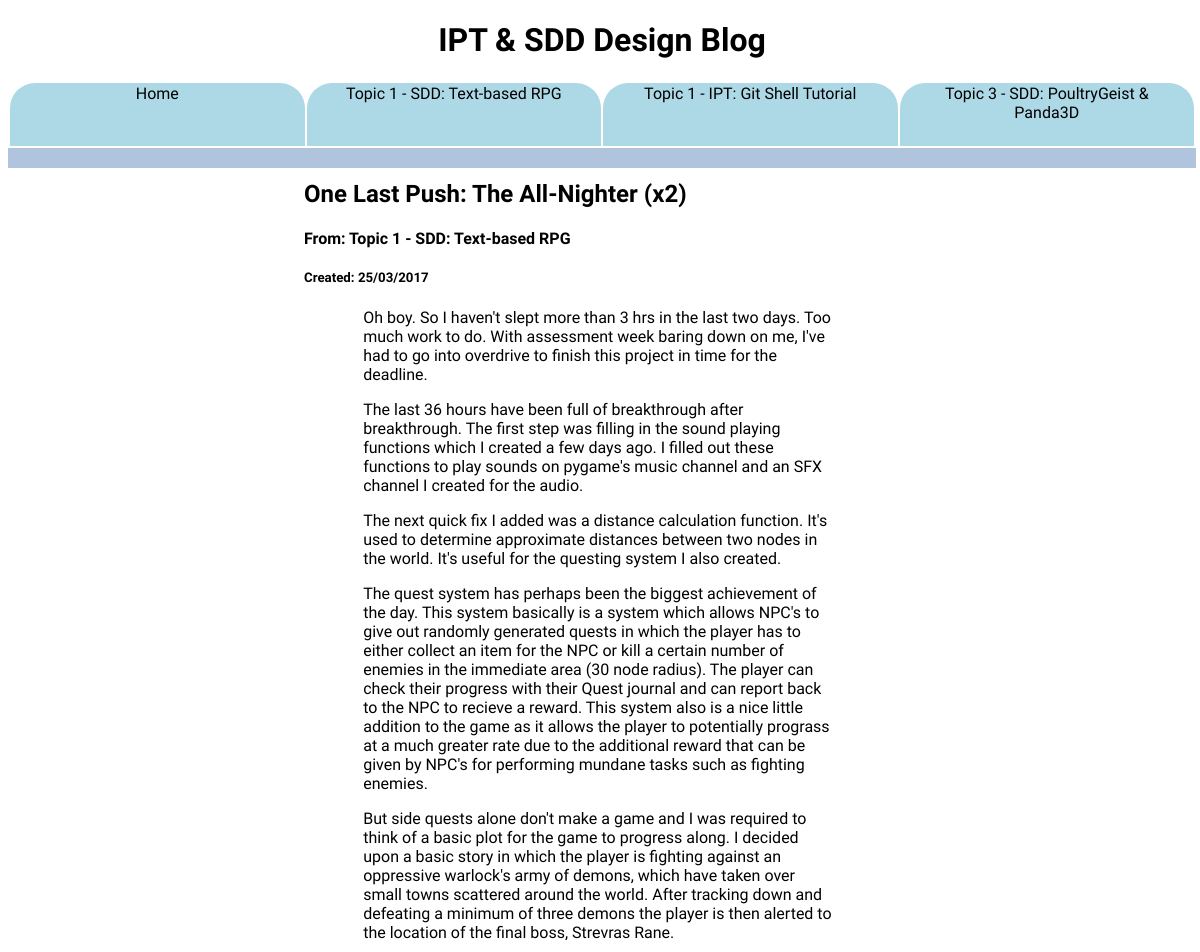
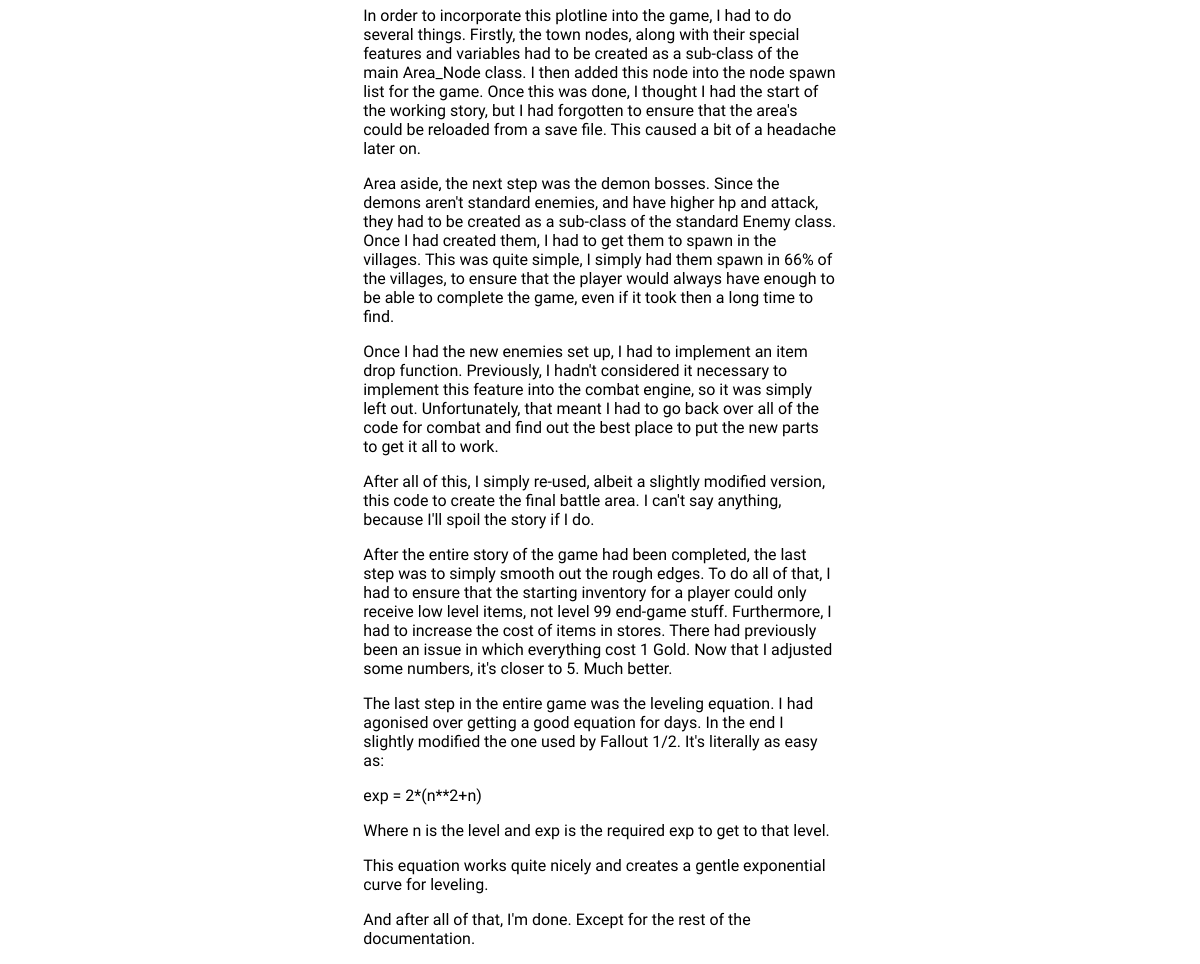
Page /post/33 on the committed database (2 pictures, top to bottom).
### tables this page shows
CREATE TABLE topics (
  	id INTEGER NOT NULL,
  	title TEXT NOT NULL,
  	subtitle TEXT NOT NULL,
    created TEXT NOT NULL,
  	PRIMARY KEY (id)
);

CREATE TABLE posts (
  	id INTEGER NOT NULL,
  	topicid INTEGER NOT NULL,
  	title TEXT NOT NULL,
    message TEXT NOT NULL,
    created TIMESTAMP NOT NULL,
    image TEXT NOT NULL,
  	PRIMARY KEY (id),
  	FOREIGN KEY (topicid) REFERENCES topics(id) ON DELETE CASCADE
);

### School_Blog/main.py (the view)
@app.route('/post/<post_id>')
def post_handler(post_id):
	post = Log.get(post_id)
	if not post:
		return render_template('404.html')
	topic = post.get_topic()
	return render_template('post_template.html', title=post.title, post=post, topic=topic, topics=Topic.get_main_page())

### School_Blog/db.py (called while the page is built)
    @staticmethod
    def get(id):
        cur.execute('''SELECT * FROM posts WHERE id = ?''', (id,))
        row = cur.fetchone()
        if row:
            id, uid, title, mess, date, image = row
            print(uid)
            return Log(eval(mess), title, image, uid, id, date)
        return None

    @staticmethod
    def get_newest(tid):
        cur.execute('''SELECT * FROM posts WHERE topicid = ? ORDER BY created DESC''', (tid,))
        row = cur.fetchone()
        if row:
            id, tid, title, message, created, image = row
            return Log(eval(message), title, image, tid, id, created)

    def get_topic(self):
        return Topic.get(self.topic)

    @staticmethod
    def get(id):
        cur.execute('''SELECT * FROM topics WHERE id = ? ORDER BY created ASC''', (id,))
        row = cur.fetchone()
        if row:
            id, title, subtitle, date = row
            return Topic(title, subtitle, date, id)
        return None

    @staticmethod
    def get_main_page():
        cur.execute('''SELECT * FROM topics ORDER BY created''')
        topics = []
        i = 0
        for row in cur:
            if i == 3:
                break
            id, title, sub, date = row
            topics.append(Topic(title, sub, date, id))
            i += 1
        for i in range(len(topics)):
            post = Log.get_newest(topics[i].id)
            topics[i].post = post
        return topics

### School_Blog/templates/post_template.html (shortened to what this page needs)
<!DOCTYPE html>
<html>
<head>
  <link rel="stylesheet" href="/static/css/main.css">
</head>
<body>
  <div class="header">
    <h1>IPT & SDD Design Blog</h1>
    <table>
      <tr>
        <td>
          <a href="/">Home</a>
        </td>
        {%for t in topics%}
        <td>
          <a href="/topic/{{t.id}}">{{t.title}}: {{t.subtitle}}</a>
        </td>
        {%endfor%}
      </tr>
    </table>
  </div>
  <div id="body_content">
    <h2>{{post.title}}</h2>
    <h4>From: {{topic.title}}: {{topic.subtitle}}</h4>
    <h5>Created: {{'/'.join(post.date[:10].split('-')[::-1])}}</h5>
    {%for a in post.text%}
    <p style="width:80%;margin: 0 auto;">{{a}}</p>
    {%endfor%}
  </div>
</body>
</html>

### School_Blog/static/css/main.css (style rules this page uses)
td { border-radius: 25px 25px 0px 0px; background-color: lightblue; width:17%; text-align: center; height: 30px; }
table { width: 100%; }
.header { width: 99%; position:fixed; background-color: white; top:0; border-bottom: 20px solid lightsteelblue; }
h1 { text-align:center; }
#body_content { margin: 180px auto 0 auto; text-align: left; width: 50%; }
body { font-family: 'Sarpanch', sans-serif; }
a { text-decoration: none; color: black; display:block; height:100%; padding:4%; }

### rows in the picture
topics: title "Topic 1 - SDD", subtitle "Text-based RPG"
topics: title "Topic 1 - IPT", subtitle "Git Shell Tutorial"
topics: title "Topic 3 - SDD", subtitle "PoultryGeist & Panda3D"
posts: title "One Last Push: The All-Nighter (x2)", created "25/03/2017"

### other values in the picture
{{ a }} "The next quick fix I added was a distance calculation function. It's used to determine approximate distances between two nodes in the world. It's useful for the questing system I also created." "After all of this, I simply re-used, albeit a slightly modified version, this code to create the final battle area. I can't say anything, because I'll spoil the story if I do." "The last step in the entire game was the leveling equation. I had agonised over getting a good equation for days. In the end I slightly modified the one used by Fallout 1/2. It's literally as easy as:" "exp = 2*(n**2+n)" "Where n is the level and exp is the required exp to get to that level." "This equation works quite nicely and creates a gentle exponential curve for leveling." "And after all of that, I'm done. Except for the rest of the documentation."
